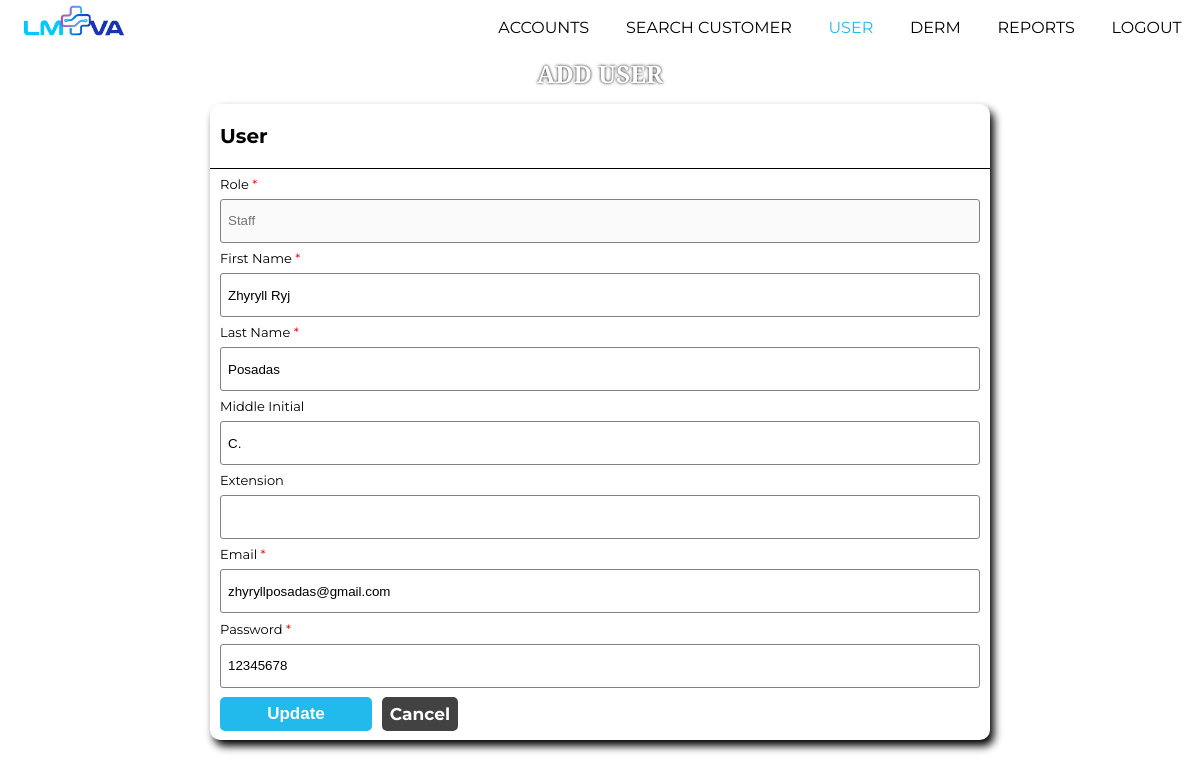
/userAddStaff.php?edit=1, run on the app's committed database.
### tables this page shows
CREATE TABLE `addinguser` (
  `staffid` int(2) NOT NULL,
  `sfname` varchar(255) NOT NULL,
  `slname` varchar(255) NOT NULL,
  `sinitial` varchar(255) NOT NULL,
  `snameextension` varchar(255) NOT NULL,
  `semail` varchar(255) NOT NULL,
  `spassword` int(2) NOT NULL
);

### userAddStaff.php (the view, shortened to what this page needs)
<!DOCTYPE html>
<html lang="en">
<head>
    <link rel="stylesheet" href="style.css">
</head>
<body>
    <div class="adminHome">
        <div class="adminNav">
            <div class="adminLogo">
                <a href="adminHome.php"><img src="img/lmva-logo.png"></a>
            </div>
            <div class="adminLinks">
                <a href="adminHome.php" class="navigation">ACCOUNTS</a>
                <a href="adminSearch.php" class="navigation">SEARCH CUSTOMER</a>
                <a href="adminUser.php" style="color: #22b9ec" class="navigation">USER</a>
                <a href="adminDerm.php" class="navigation">DERM</a>
                <a href="adminReports.php" class="navigation">REPORTS</a>
                <a href="adminLogin.php" class="navigation">LOGOUT</a>
            </div>
        </div>
        <div class="administrator">
            <h2>ADD USER</h2>
        </div>
    </div>
    <div class="adminBody">
            <?php
                include 'db/connection.php';
                if(isset($_GET['edit'])){
                    $all = mysqli_query($connection, "SELECT * from addinguser where staffid= '".$_GET['edit']."' ");
                    $row = mysqli_fetch_object($all);
                }
            ?>
            <form class="adminsUserAdd" action="db/insertStaff.php" method="post">
                <div class="userHeader">
                    <p>User</p>
                </div>
                <div class="staffBody">
                    <div class="staffInput">
                        <div class="staffLabel">
                            <label for="role">Role <span style="color: red;">*</span></label>
                        </div>
                        <div class="staffInfo">
                            <input type="text" id="role" placeholder="Staff" disabled>
                        </div>
                    </div>
                    <div class="staffInput">
                        <div class="staffLabel">
                            <label for="fname">First Name <span style="color: red;">*</span></label>
                        </div>
                        <div class="staffInfo">
                            <input type="text" id="fname" name="sfname" value="<?php if(isset($_GET['edit'])){echo $row->sfname;} ?>" required>
                        </div>
                    </div>
                    <div class="staffInput">
                        <div class="staffLabel">
                            <label for="lname">Last Name <span style="color: red;">*</span></label>
                        </div>
                        <div class="staffInfo">
                            <input type="text" id="lname" name="slname" value="<?php if(isset($_GET['edit'])){echo $row->slname;} ?>" required>
                        </div>
                    </div>
                    <div class="staffInput">
                        <div class="staffLabel">
                            <label for="initial">Middle Initial</label>
                        </div>
                        <div class="staffInfo">
                            <input type="text" id="initial" name="sinitial" value="<?php if(isset($_GET['edit'])){echo $row->sinitial;} ?>">
                        </div>
                    </div>
                    <div class="staffInput">
                        <div class="staffLabel">
                            <label for="extension">Extension </label>
                        </div>
                        <div class="staffInfo">
                            <input type="text" id="extension" name="snameextension" value="<?php if(isset($_GET['edit'])){echo $row->snameextension;} ?>">
                        </div>
                    </div>
                    <div class="staffInput">
                        <div class="staffLabel">
                            <label for="email">Email <span style="color: red;">*</span></label>
                        </div>
                        <div class="staffInfo">
                            <input type="email" id="email" name="semail" value="<?php if(isset($_GET['edit'])){echo $row->semail;} ?>" required>
                        </div>
                    </div>
                    <div class="staffInput">
                        <div class="staffLabel">
                            <label for="staffPass">Password <span style="color: red;">*</span></label>
                        </div>
                        <div class="staffInfo">
                            <input type="text" id="staffPass" name="spassword" value="<?php if(isset($_GET['edit'])){echo $row->spassword;} ?>" required>
                        </div>
                    </div>
                </div>
                <div class="userFooter">
                    <input type="submit" class="submitCus" name="<?php if(isset($_GET['edit'])){echo 'Update';}else{echo 'submitStaff';} ?>"  value="<?php if(isset($_GET['edit'])){echo 'Update';}else{echo 'Save and back';} ?>" class="submit-btn">
                    <a href="adminUser.php">Cancel</a>
                </div>
            </form>
    </div>
</body>
</html>

### style.css (style rules this page uses)
body { padding: 0; margin: 0; font-family: 'Montserrat', sans-serif; }
label { font-size: 13px; }
.adminHome { flex: 1; display: flex; flex-direction: column; }
.adminNav { background-color: #ffffff; flex: 1; display: flex; flex-direction: row; }
.adminLogo { flex: 1; display: flex; align-items: center; }
.adminLogo img { height: 50px; width: auto; filter: saturate(150%); margin-left: 20px; cursor: pointer; }
.adminLinks { flex: 1.5; display: flex; justify-content: space-around; align-items: center; }
.adminLinks a { padding: 10px; cursor: pointer; border-radius: 5px; color: black; text-decoration: none; font-family: 'Montserrat', sans-serif; }
.administrator { flex: 1; display: flex; justify-content: center; align-items: center; font-family: 'Inria Serif', serif; }
.administrator h2 { text-shadow: 0 0 3px black; line-height: 0; color: white; }
.adminBody { flex: 8; display: flex; justify-content: center; align-items: center; }
.adminsUserAdd { background-color: #fff; width: 65%; height: 90%; border-radius: 10px; margin-top: -50px; display: flex; flex-direction: column; box-shadow: 4px 6px 8px black; }
.userHeader { flex: 1; display: flex; border-radius: 10px 10px 0 0; padding: 0 10px; border-bottom: 1px solid black; }
.userFooter { flex: 1; border-radius: 0 0 10px 10px; padding: 0 10px; display: flex; align-items: center; }
.staffBody { flex: 10; display: flex; flex-direction: column }
.userHeader p { font-weight: bold; font-size: 20px; }
.staffInput { flex: 1; display: flex; flex-direction: column; }
.staffLabel { flex: 2; padding: 0 10px; display: flex; justify-content: flex-start; align-items: center; }
.staffInfo { flex: 3; padding: 0 10px; display: flex; justify-content: flex-start; align-items: center; }
.staffInfo input { border-radius: 3px; text-indent: 5px; height: 90%; width: 100%; border: 1px solid gray; }
.userFooter .submitCus { width: 20%; height: 65%; cursor: pointer; background-color: #22b9ec; color: white; font-size: 17px; font-weight: bold; border-radius: 5px; border: none; margin: 0 10px 0 0; }
.userFooter a { width: 10%; height: 65%; cursor: pointer; background-color: #424242; color: white; font-weight: bold; font-size: 17px; border-radius: 5px; border: none; display: flex; justify-content: center; align-items: center; text-decoration: none; }

### userAddStaff.php (style rules this page uses)
body { padding: 0; margin: 0; height: 100vh; display: flex; flex-direction: column; background-size: cover; background-position: center; animation-name: animate; animation-direction: alternate-reverse; animation-duration: 30s; animation-fill-mode: forwards; animation-iteration-count: infinite; animation-play-state: running; animation-timing-function: ease-in-out; }

### data on the page
addinguser: sfname "Zhyryll Ryj", slname "Posadas", sinitial "C.", semail "zhyryllposadas@gmail.com", spassword "12345678"
